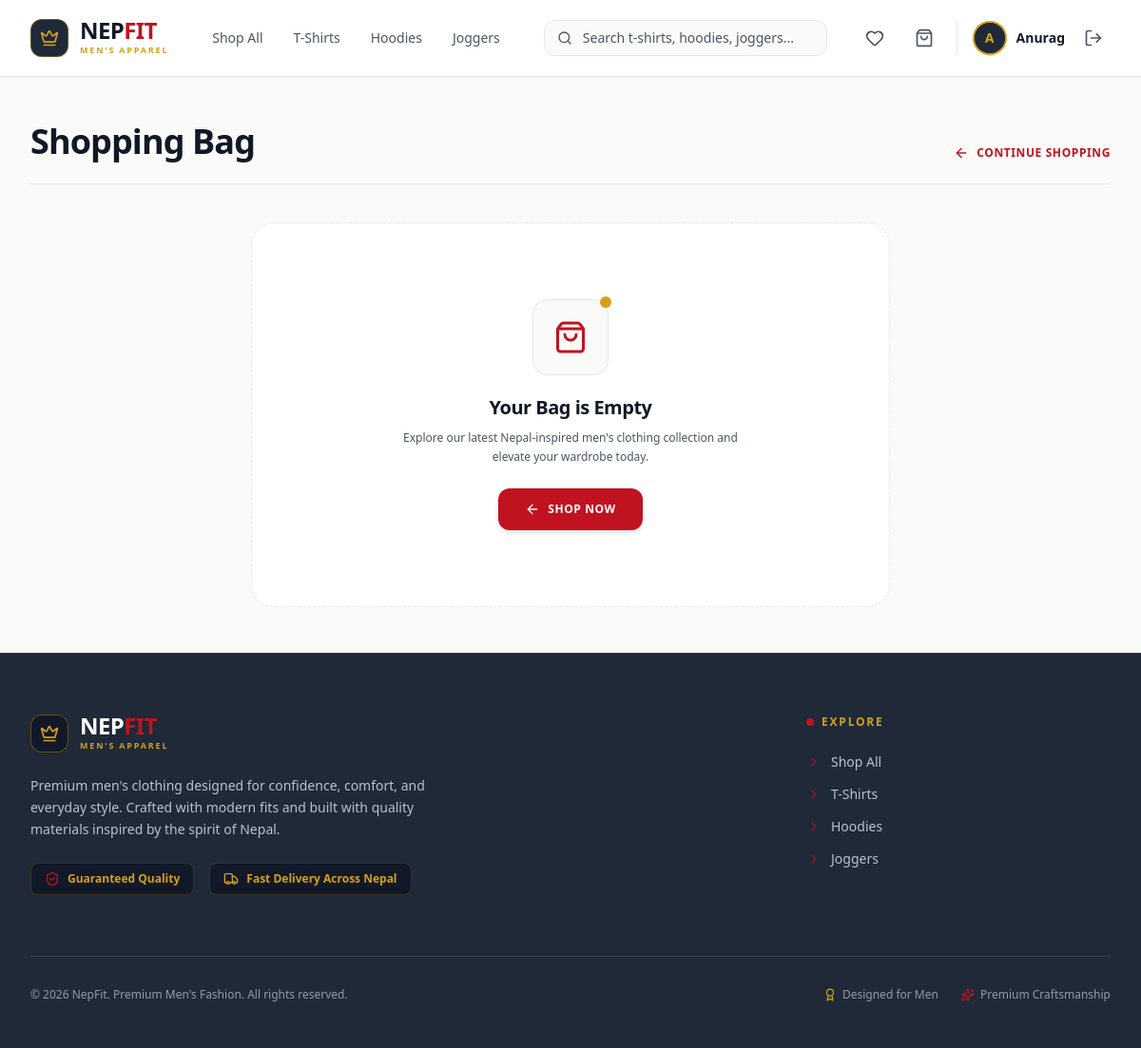
Page /cart/ (signed in) on the earlier database version.
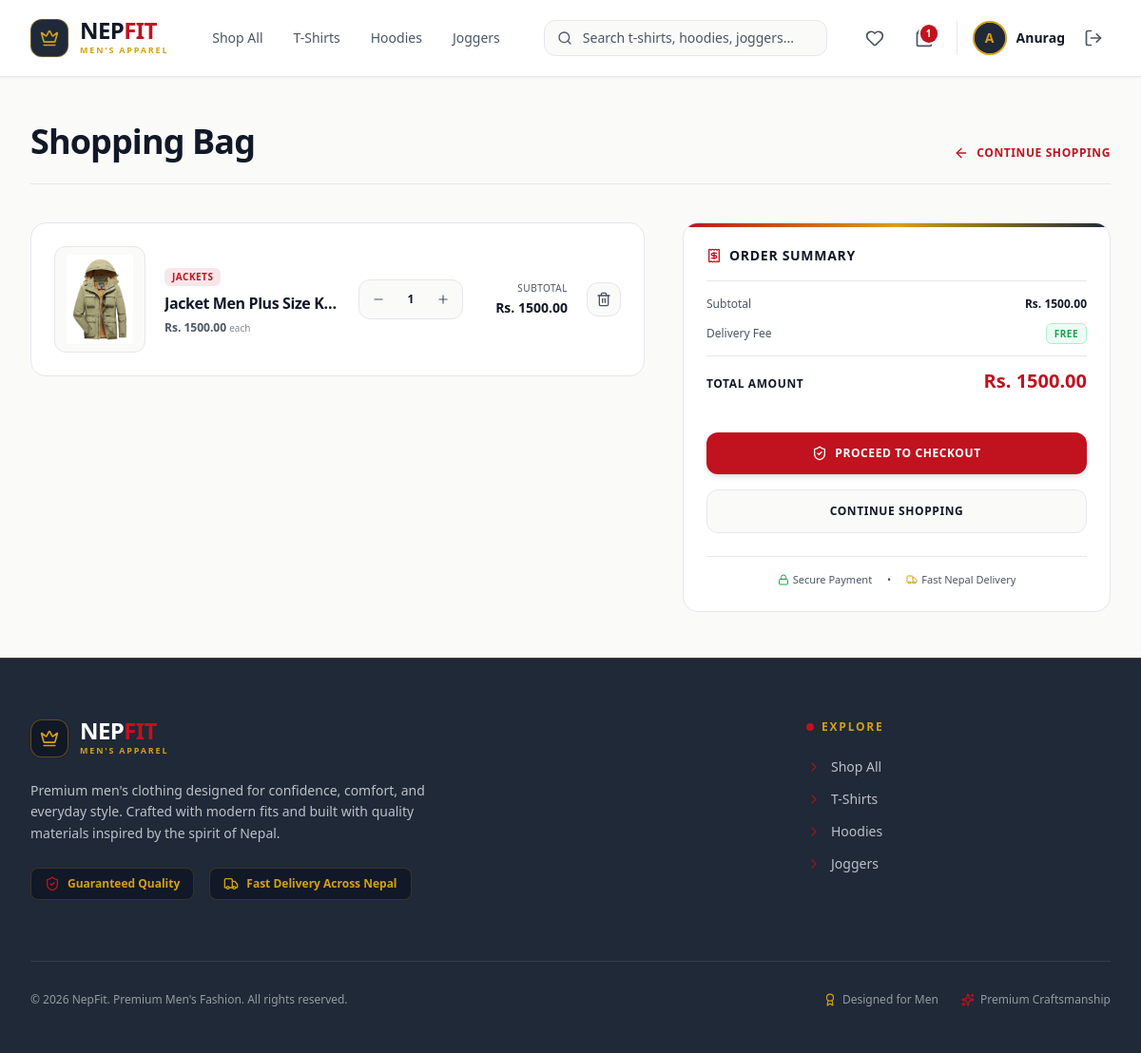
Same page on the later database version.
### nf_app/models.py (models this page shows, shortened)
class User(AbstractUser):
    phone = models.CharField(max_length=20, blank=True)
    address = models.TextField(blank=True)
    profile_picture = models.ImageField(upload_to='images/user/', blank=True, null=True)

class Cart(models.Model):
    customer = models.OneToOneField(User, on_delete=models.CASCADE, related_name='cart')

class CartItem(models.Model):
    cart = models.ForeignKey(Cart, on_delete=models.CASCADE, related_name='items')
    product = models.ForeignKey(Product, on_delete=models.CASCADE)
    selected_size = models.CharField(max_length=10, choices=Product.Size.choices, default=Product.Size.MEDIUM)
    quantity = models.PositiveIntegerField(default=1)
    @property
    def total_price(self):
        return self.product.price * self.quantity

class Product(models.Model):
    class Category(models.TextChoices):
        SHIRTS = 'shirts', 'Shirts'
        T_SHIRTS = 't_shirts', 'T-Shirts'
        PANTS = 'pants', 'Pants'
        HOODIES = 'hoodies', 'Hoodies'
        JACKETS = 'jackets', 'Jackets'
        SWEATSHIRTS = 'sweatshirts', 'Sweatshirts'
        JOGGERS = 'joggers', 'Joggers'
        SHORTS = 'shorts', 'Shorts'
    class Size(models.TextChoices):
        SMALL = 'S', 'Small'
        MEDIUM = 'M', 'Medium'
        LARGE = 'L', 'Large'
        XLARGE = 'XL', 'Extra Large'
        XXLARGE = 'XXL', 'Double Extra Large'
    name = models.CharField(max_length=255)
    brand = models.CharField(max_length=100, default='NepFit', help_text="Brand name (e.g., NepFit)")
    category = models.CharField(max_length=30, choices=Category.choices)
    size = models.CharField(max_length=10, choices=Size.choices, default=Size.MEDIUM, help_text="Default size for this product")
    description = models.TextField(help_text="Product details, fabric materials, and sizing guide.")
    price = models.DecimalField(max_digits=10, decimal_places=2)
    stock = models.PositiveIntegerField(default=10)
    product_image = models.ImageField(upload_to='images/products/')
    is_active = models.BooleanField(default=True)
    created_at = models.DateTimeField(auto_now_add=True)

### nf_app/views/cart_view.py (the view)
# urls.py: path('cart/', cart_view, name='cart'),
@login_required
def cart_view(request):
    if request.user.is_staff:
        messages.error(request, "Staff members cannot access the cart.")
        return redirect('home')
    cart, created = Cart.objects.get_or_create(customer=request.user)
    cart_items = CartItem.objects.filter(cart=cart)
    total_price = sum(item.product.price * item.quantity for item in cart_items)
    return render(request, 'main/cart_page.html', {'cart_items': cart_items, 'total_price': total_price})

### nf_app/templates/main/cart_page.html (shortened to what the changed rows need)
<!DOCTYPE html>
<html lang="en">
<head>
    {% load static %}
    <link href="{% static 'css/styles.css' %}" rel="stylesheet" />
</head>
<body class="bg-[#FAFAF9] text-[#4B5563] font-sans min-h-screen flex flex-col antialiased selection:bg-[#C1121F] selection:text-white">
    {% include 'components/_navbar.html' %}
    <main class="flex-grow max-w-7xl w-full mx-auto px-4 sm:px-6 lg:px-8 py-8 lg:py-12">
        <div class="mb-8 lg:mb-10 flex flex-col md:flex-row md:items-end justify-between gap-4 border-b border-[#E5E7EB] pb-6">
            <div>
                <h1 class="text-2xl sm:text-3xl lg:text-4xl font-extrabold tracking-tight text-[#111827]">
                    Shopping Bag
                </h1>
            </div>
        </div>
        {% if cart_items %}
            <div class="grid grid-cols-1 lg:grid-cols-12 gap-8 lg:gap-10 items-start">
                <div class="lg:col-span-7 xl:col-span-8 space-y-4">
                    {% for item in cart_items %}
                        <div class="bg-[#FFFFFF] border border-[#E5E7EB] rounded-2xl p-4 sm:p-6 flex flex-col sm:flex-row items-stretch sm:items-center justify-between gap-5 hover:border-[#D4A017]/40 transition-all shadow-xs group">
                            <div class="flex items-center gap-4 sm:gap-5 flex-1 min-w-0">
                                <div class="w-20 h-24 sm:w-24 sm:h-28 bg-[#FAFAF9] border border-[#E5E7EB] rounded-xl overflow-hidden flex items-center justify-center p-2 shrink-0 group-hover:bg-white transition-colors relative">
                                    {% if item.product.product_image %}
                                        <img src="{{ item.product.product_image.url }}" alt="{{ item.product.name }}" class="w-full h-full object-contain rounded-lg">
                                    {% else %}
                                        <i data-lucide="image-off" class="w-8 h-8 text-[#E5E7EB]"></i>
                                    {% endif %}
                                </div>
                                <div class="space-y-1.5 flex-1 min-w-0">
                                    <span class="inline-block text-[10px] font-bold uppercase tracking-wider text-[#C1121F] bg-[#C1121F]/10 px-2 py-0.5 rounded-md">
                                        {{ item.product.get_category_display }}
                                    </span>
                                    <h3 class="font-bold text-[#111827] text-base tracking-tight truncate group-hover:text-[#C1121F] transition-colors">
                                        {{ item.product.name }}
                                    </h3>
                                    <p class="text-xs font-semibold text-[#4B5563]">
                                        Rs. {{ item.product.price|floatformat:2 }} <span class="text-[10px] font-normal text-[#4B5563]/70">each</span>
                                    </p>
                                </div>
                            </div>
                            <div class="flex items-center justify-between sm:justify-end gap-5 border-t sm:border-t-0 border-[#E5E7EB] pt-3 sm:pt-0 shrink-0">
                                <div class="flex items-center bg-[#FAFAF9] border border-[#E5E7EB] rounded-xl p-1 shadow-2xs">
                                    <a href="/cart/decrease/{{ item.product.id }}/" class="w-8 h-8 rounded-lg flex items-center justify-center text-[#4B5563] hover:text-[#C1121F] hover:bg-[#FFFFFF] transition-all" aria-label="Decrease quantity">
                                        <i data-lucide="minus" class="w-3.5 h-3.5"></i>
                                    </a>
                                    <span class="w-9 text-center text-xs font-bold text-[#111827]">
                                        {{ item.quantity }}
                                    </span>
                                    <a href="/cart/increase/{{ item.product.id }}/" class="w-8 h-8 rounded-lg flex items-center justify-center text-[#4B5563] hover:text-[#C1121F] hover:bg-[#FFFFFF] transition-all" aria-label="Increase quantity">
                                        <i data-lucide="plus" class="w-3.5 h-3.5"></i>
                                    </a>
                                </div>
                                <div class="text-right min-w-[90px]">
                                    <span class="text-[10px] text-[#4B5563] block font-medium uppercase tracking-wider">Subtotal</span>
                                    <span class="text-sm font-extrabold text-[#111827]">Rs. {{ item.total_price|floatformat:2 }}</span>
                                </div>
                                <button type="button"
                                        onclick="openRemoveCartModal('/cart/remove/{{ item.product.id }}/')"
                                        class="w-9 h-9 bg-[#FAFAF9] hover:bg-[#B91C1C]/10 border border-[#E5E7EB] hover:border-[#B91C1C]/30 text-[#4B5563] hover:text-[#B91C1C] rounded-xl transition-all flex items-center justify-center shrink-0 cursor-pointer"
                                        title="Remove Item">
                                    <i data-lucide="trash-2" class="w-4 h-4"></i>
                                </button>
                            </div>
                        </div>
                    {% endfor %}
                </div>
                <div class="lg:col-span-5 xl:col-span-4 lg:sticky lg:top-24">
                    <div class="bg-[#FFFFFF] border border-[#E5E7EB] rounded-2xl p-6 shadow-xs relative overflow-hidden">
                        <div class="h-1 bg-gradient-to-r from-[#C1121F] via-[#D4A017] to-[#1F2937] absolute top-0 left-0 right-0"></div>
                        <h2 class="text-sm font-extrabold uppercase tracking-wider text-[#111827] border-b border-[#E5E7EB] pb-4 flex items-center gap-2">
                            <i data-lucide="receipt" class="w-4 h-4 text-[#C1121F]"></i>
                            Order Summary
                        </h2>
                        <div class="space-y-3 py-4">
                            <div class="flex justify-between items-center text-xs">
                                <span class="text-[#4B5563] font-medium">Subtotal</span>
                                <span class="font-bold text-[#111827]">Rs. {{ total_price|floatformat:2 }}</span>
                            </div>
                            <div class="flex justify-between items-center text-xs">
                                <span class="text-[#4B5563] font-medium">Delivery Fee</span>
                                <span class="font-extrabold text-[#16A34A] uppercase tracking-wider text-[10px] bg-emerald-50 px-2 py-0.5 rounded-md border border-emerald-200">Free</span>
                            </div>
                            <div class="border-t border-[#E5E7EB] pt-3 flex justify-between items-baseline">
                                <span class="text-xs font-bold uppercase tracking-wider text-[#111827]">Total Amount</span>
                                <span class="text-xl font-black text-[#C1121F]">Rs. {{ total_price|floatformat:2 }}</span>
                            </div>
                        </div>
                        <form method="POST" action="/payment/initiate/" class="space-y-4 pt-2">
                            <button type="button" id="action_button" class="w-full bg-[#C1121F] hover:bg-[#9B0D18] text-white font-bold py-3.5 px-6 rounded-xl text-xs uppercase tracking-wider transition-all flex items-center justify-center gap-2 shadow-md hover:shadow-lg cursor-pointer">
                                <i data-lucide="shield-check" class="w-4 h-4"></i>
                                <span id="button_text">Proceed to Checkout</span>
                            </button>
                            <a href="/products/" class="w-full bg-[#FAFAF9] hover:bg-[#E5E7EB] text-[#111827] font-bold py-3.5 px-6 rounded-xl text-xs uppercase tracking-wider transition-all flex items-center justify-center gap-2 border border-[#E5E7EB]">
                                Continue Shopping
                            </a>
                        </form>
                        <div class="mt-6 pt-4 border-t border-[#E5E7EB] flex items-center justify-center gap-4 text-[#4B5563] text-[11px]">
                            <span class="flex items-center gap-1">
                                <i data-lucide="lock" class="w-3 h-3 text-[#16A34A]"></i>
                                Secure Payment
                            </span>
                            <span>•</span>
                            <span class="flex items-center gap-1">
                                <i data-lucide="truck" class="w-3 h-3 text-[#D4A017]"></i>
                                Fast Nepal Delivery
                            </span>
                        </div>
                    </div>
                </div>
            </div>
        {% else %}
            <div class="flex flex-col items-center justify-center text-center py-20 px-4 border border-dashed border-[#E5E7EB] rounded-3xl bg-[#FFFFFF] shadow-xs max-w-2xl mx-auto">
                <div class="w-20 h-20 bg-[#FAFAF9] rounded-2xl flex items-center justify-center border border-[#E5E7EB] mb-5 shadow-2xs relative">
                    <div class="absolute -top-1 -right-1 w-3 h-3 bg-[#D4A017] rounded-full"></div>
                    <i data-lucide="shopping-bag" class="w-9 h-9 text-[#C1121F]"></i>
                </div>
                <h3 class="text-[#111827] font-extrabold text-xl tracking-tight">Your Bag is Empty</h3>
                <p class="text-xs text-[#4B5563] mt-2 max-w-sm leading-relaxed mb-6">Explore our latest Nepal-inspired men's clothing collection and elevate your wardrobe today.</p>
                <a href="/products/" class="bg-[#C1121F] hover:bg-[#9B0D18] text-white font-bold px-7 py-3.5 rounded-xl text-xs uppercase tracking-wider transition-all flex items-center gap-2 shadow-md hover:shadow-lg">
                    <i data-lucide="arrow-left" class="w-4 h-4"></i>
                    Shop Now
                </a>
            </div>
        {% endif %}
    </main>
</body>
</html>

### nf_app/templates/components/_navbar.html (shortened to what the changed rows need)
<header class="sticky top-0 z-50 bg-[#FFFFFF] border-b border-[#E5E7EB] shadow-sm">
    <nav class="max-w-7xl mx-auto px-4 sm:px-6 lg:px-8">
        <div class="flex items-center justify-between h-20 gap-4 md:gap-8">
            <div class="flex items-center gap-2 sm:gap-4">
                {% if not request.user.is_staff %}
                    <a href="/wishlist/" class="p-2 text-[#4B5563] hover:text-[#C1121F] hover:bg-[#FAFAF9] rounded-lg transition relative">
                        <i data-lucide="heart" class="w-5 h-5"></i>
                    </a>
                    <a href="/cart/" class="p-2 text-[#4B5563] hover:text-[#C1121F] hover:bg-[#FAFAF9] rounded-lg transition relative">
                        <i data-lucide="shopping-bag" class="w-5 h-5"></i>
                        {% if user.is_authenticated and user.cart.items.exists %}
                            <span class="absolute top-1 right-1 px-1.5 py-0.5 bg-[#C1121F] text-white text-[10px] font-black rounded-full ring-2 ring-[#FFFFFF]">
                                {{ user.cart.items.count }}
                            </span>
                        {% endif %}
                    </a>
                {% endif %}
                {% if user.is_authenticated %}
                    <div class="flex items-center gap-3 border-l border-[#E5E7EB] pl-3 sm:pl-4">
                        <a href="/profile/" class="flex items-center gap-2.5 group">
                            <div class="w-9 h-9 rounded-full overflow-hidden border-2 border-[#D4A017] bg-[#1F2937] group-hover:border-[#C1121F] transition-colors shadow-sm">
                                {% if user.profile_picture %}
                                    <img src="{{ user.profile_picture.url }}" alt="{{ user.username }}" class="w-full h-full object-cover">
                                {% else %}
                                    <div class="w-full h-full flex items-center justify-center text-[#D4A017] font-bold text-sm bg-[#1F2937]">
                                        <span>{{ user.username|slice:":1"|upper }}</span>
                                    </div>
                                {% endif %}
                            </div>
                            <span class="hidden md:inline-block text-sm font-bold text-[#111827] group-hover:text-[#C1121F] transition-colors max-w-[110px] truncate">
                                {{ user.username }}
                            </span>
                        </a>
                        <button type="button" onclick="openLogoutModal()" class="p-2 text-[#4B5563] hover:text-[#C1121F] hover:bg-[#FAFAF9] rounded-lg transition cursor-pointer" title="Log Out">
                            <i data-lucide="log-out" class="w-5 h-5"></i>
                        </button>
                    </div>
                {% endif %}
            </div>
        </div>
    </nav>
</header>

Differences in the rows shown:
shown differently, row unchanged: User "Anurag": cart.items.count (not shown) → "1"
added CartItem: product.product_image (picture), product.category "JACKETS", product.name "Jacket Men Plus Size K…", product.price "1500.00", quantity "1", total_price "1500.00"
Other differences:
{{ total_price|floatformat:2 }}: (not shown) → "1500.00"
text no longer shown: "Your Bag is Empty Explore our latest Nepal-inspired men's clothing collection and elevate your wardrobe today. SHOP NOW"
text now shown: "ORDER SUMMARY Subtotal Rs. Delivery Fee FREE TOTAL AMOUNT Rs. PROCEED TO CHECKOUT CONTINUE SHOPPING Secure Payment • Fast Nepal Delivery"
